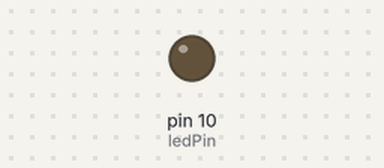
The sketch below on a simulated Arduino Uno, built with avr-gcc and run on an emulated ATmega328P. On the bench: output pins drawn as LEDs (lit = HIGH).

Above: at 0.05 s.
At 1.5 s:
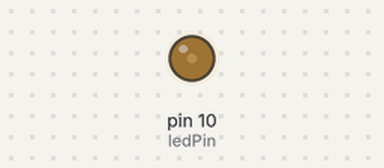
At 3.0 s:
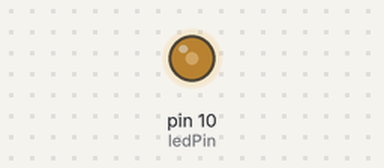
At 6.0 s:
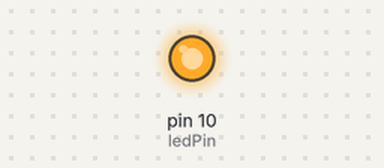
Timing chart, 0 to 7.8 s (numbered marks = the images above):
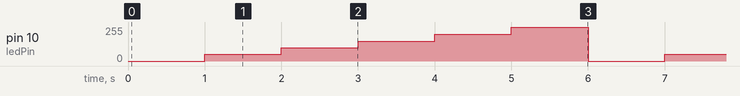

Measured:
- by itself, pin 10 (ledPin): repeats every 6.0 s: 100/255 1.0 s, 150/255 1.0 s, 200/255 1.0 s, 255/255 1.0 s, 0/255 1.0 s, 50/255 1.0 s

The sketch:

led_brightness_variation.ino
```cpp
/*
  Objectif: faire varier la luminosité d'une LED sur la broche 10 en modifiant la valeur PWM
*/


//***** EN-TETE DECLARATIVE *****

int ledPin = 10;    //On renomme la broche 10 en "ledPin"
int timer = 1000;   //On définit une durée de 0,1 seconde pour la variable timer

//***** SETUP  *****

void setup() {

pinMode(ledPin, OUTPUT);

}

//***** LOOP  *****

void loop() {

    // LED à 0%.
    analogWrite(ledPin, 0);
    delay(timer);

    // LED à 19.6%.
    analogWrite(ledPin, 50);
    delay(timer);

    // LED à 39.2%.
    analogWrite(ledPin, 100);
    delay(timer);

    // LED à 58.8%.
    analogWrite(ledPin, 150);
    delay(timer);

    // LED à 78.4%.
    analogWrite(ledPin, 200);
    delay(timer);

    // LED à 100%.
    analogWrite(ledPin, 255);
    delay(timer);
}
```
